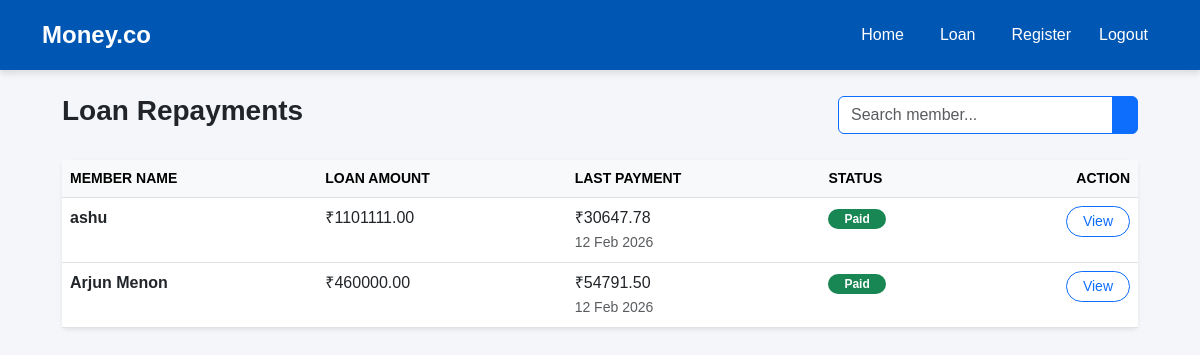
The app's page /repayments/, older data.
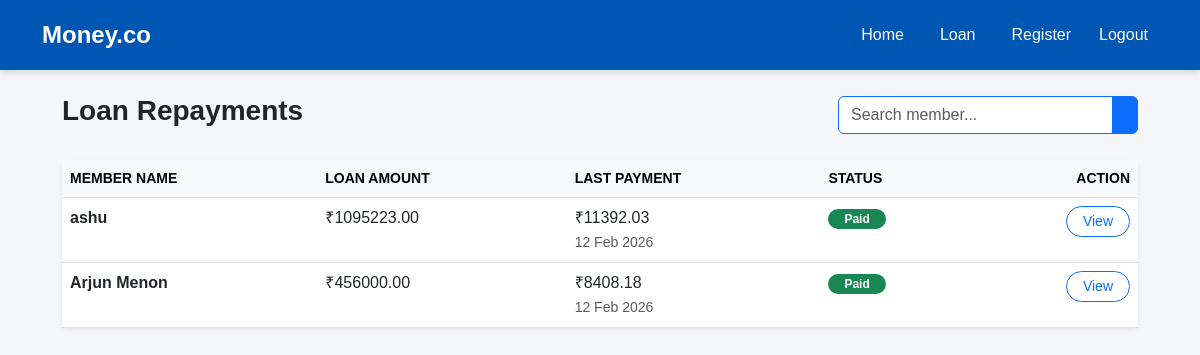
The same page, newer data.
### moneyapp/models.py (models this page shows, shortened)
class Member(models.Model):
    ROLE_CHOICES = [
        ('Teaching', 'Teaching Staff'),
        ('Non-Teaching', 'Non-Teaching Staff')
    ]
    name            = models.CharField(max_length=100)
    member_id       = models.CharField(max_length=50, unique=True)
    department      = models.CharField(max_length=100, blank=True)
    designation     = models.CharField(max_length=100, blank=True)
    mob             = models.CharField(max_length=10, validators=[phone_validator])
    email           = models.EmailField()
    dob             = models.DateField()
    doj             = models.DateField()
    doj_service     = models.DateField()
    maximum_period  = models.IntegerField()
    max_loan_amount = models.DecimalField(max_digits=10, decimal_places=2)
    city            = models.CharField(max_length=100)
    pincode         = models.CharField(max_length=10)
    role            = models.CharField(max_length=20, choices=ROLE_CHOICES, default='Non-Teaching')
    has_loan        = models.BooleanField(default=False)

class LoanRepayment(models.Model):
    member               = models.ForeignKey(Member, on_delete=models.CASCADE)
    repayment_number     = models.PositiveIntegerField()
    repayment_date       = models.DateField()
    interest_paid        = models.DecimalField(max_digits=10, decimal_places=2)
    principal_paid       = models.DecimalField(max_digits=10, decimal_places=2)
    rd_amount            = models.DecimalField(max_digits=10, decimal_places=2, default=0)
    total_payment        = models.DecimalField(max_digits=10, decimal_places=2)
    outstanding_balance  = models.DecimalField(max_digits=10, decimal_places=2)
    class Meta:
        ordering = ('member', 'repayment_number')
        constraints = [
            UniqueConstraint(
                fields=['member', 'repayment_number'],
                name='unique_member_repayment'
            )
        ]

### moneyapp/views.py (the view)
# urls.py: path('repayments/', views.repayments, name='repayment_loanee_list'),
def repayments(request):
    loanees = Member.objects.filter(loanrepayment__isnull=False).distinct()
    return render(request, 'repayment_loanee_list.html', {'loanees': loanees})

### moneyapp/templates/repayment_loanee_list.html (shortened to what this page needs)
{% extends 'base.html' %}
{% load static %}
{% block content %}
<div class="container mt-4" style="max-width: 1100px;">
    <div class="d-flex justify-content-between align-items-center mb-4">
        <h3 class="text-dark fw-bold">Loan Repayments</h3>
        <div class="input-group" style="width: 300px;">
            <input type="text" class="form-control border-primary" placeholder="Search member..." id="searchInput">
            <button class="btn btn-primary" type="button" id="searchButton">
            </button>
        </div>
    </div>
    <div class="card shadow-sm border-0">
        <div class="card-body p-0">
            <div class="table-responsive">
                <table class="table table-hover mb-0" id="repaymentTable">
                    <thead class="table-light text-uppercase small text-muted">
                        <tr>
                            <th>Member Name</th>
                            <th>Loan Amount</th>
                            <th>Last Payment</th>
                            <th>Status</th>
                            <th class="text-end">Action</th>
                        </tr>
                    </thead>
                    <tbody>
                        {% for loanee in loanees %}
                        <tr>
                            <td class="fw-semibold">{{ loanee.name }}</td>
                            <td>₹{{ loanee.max_loan_amount|floatformat:2 }}</td>
                            <td>
                                {% with last=loanee.loanrepayment_set.last %}
                                    {% if last %}
                                        ₹{{ last.total_payment }}<br>
                                        <small class="text-muted">{{ last.repayment_date|date:"d M Y" }}</small>
                                    {% else %}
                                        <span class="text-muted">No payment yet</span>
                                    {% endif %}
                                {% endwith %}
                            </td>
                            <td>
                                {% if loanee.loanrepayment_set.last %}
                                    <span class="badge bg-success text-white px-3 py-1 rounded-pill">Paid</span>
                                {% else %}
                                    <span class="badge bg-warning text-dark px-3 py-1 rounded-pill">Pending</span>
                                {% endif %}
                            </td>
                            <td class="text-end">
                                <a href="{% url 'repayment_detail' loanee.id %}" class="btn btn-outline-primary btn-sm rounded-pill px-3">
                                    View
                                </a>
                            </td>
                        </tr>
                        {% endfor %}
                    </tbody>
                </table>
            </div>
        </div>
    </div>
</div>
{% endblock %}

Row changes from the older to the newer data that the page shows:
changed Member "ashu": max_loan_amount "1101111.00" → "1095223.00"; loanrepayment_set.last.total_payment "30647.78" → "11392.03"
changed Member "Arjun Menon": max_loan_amount "460000.00" → "456000.00"; loanrepayment_set.last.total_payment "54791.50" → "8408.18"
